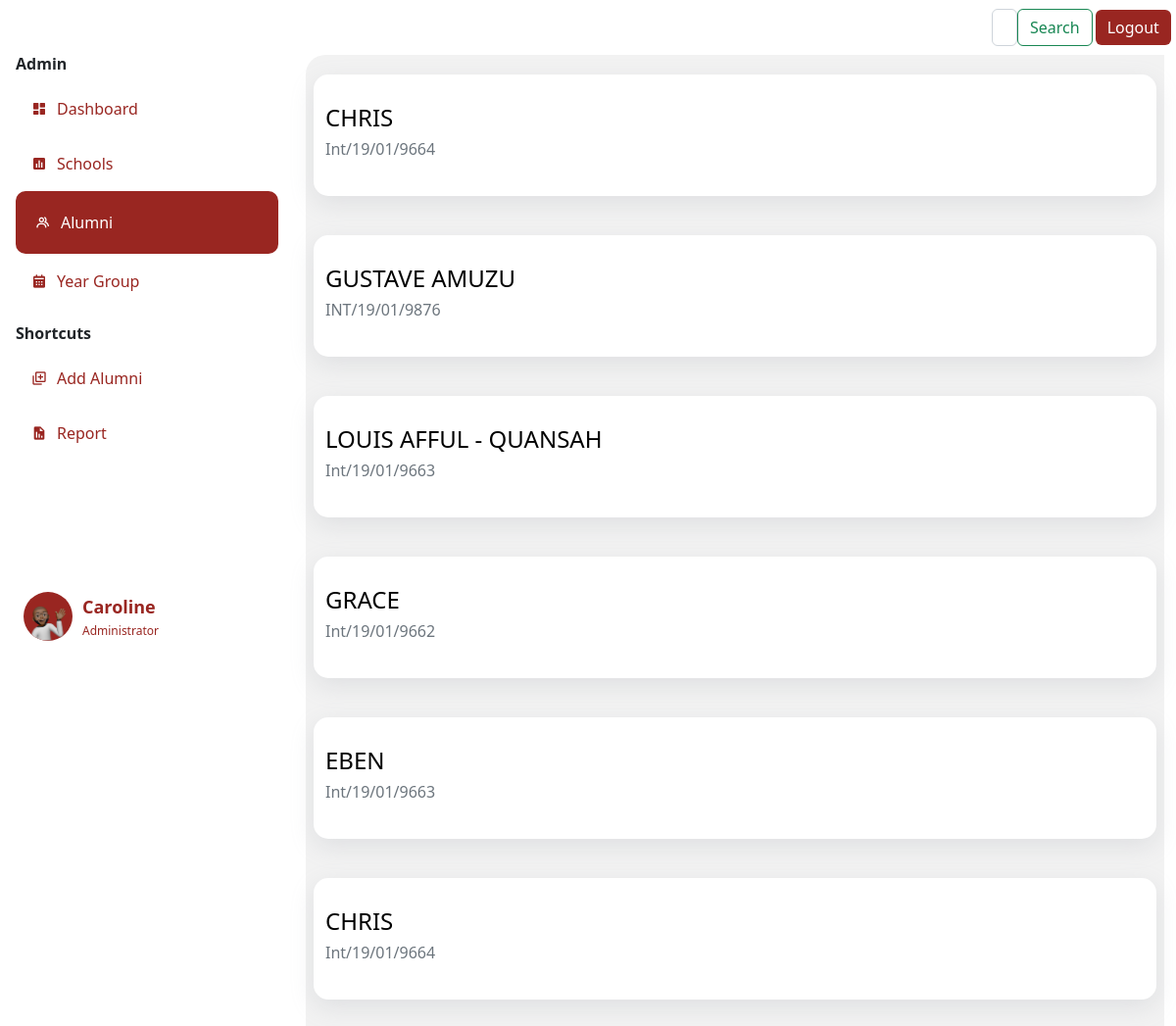
The app's page /list (signed in) with its own data.
### app.py (models this page shows)
class Person(db.Model, UserMixin):
    id= db.Column(db.Integer, primary_key=True)
    name= db.Column(db.String(200), )
    yearCompleted= db.Column(db.String(200), )
    nationality= db.Column(db.String(200), )
    contact= db.Column(db.Integer(), )
    email= db.Column(db.String(200), nullable=True)
    faculty= db.Column(db.String(200), nullable=True)
    hallofresidence= db.Column(db.String(200), nullable=True)
    password= db.Column(db.String(20))
    school= db.Column(db.String(20))
    email= db.Column(db.String(20), nullable=True)
    phone= db.Column(db.String(10), nullable=True )
    indexnumber=db.Column(db.String())
    password=db.Column(db.String)
    gender= db.Column(db.String()    )
    department= db.Column(db.String()    )
    program= db.Column(db.String()   )
    telephone= db.Column(db.String()   )
    admitted= db.Column(db.Integer()  )
    address= db.Column(db.String()   )
    work= db.Column(db.String()  )
    guardian= db.Column(db.String()  )
    kin= db.Column(db.String()   )
    relationship= db.Column(db.String()  )
    marital= db.Column(db.String()   )
    health= db.Column(db.String()    )
    form=db.Column(db.String())
    extra= db.Column(db.String()     )
    image_file = db.Column(db.String(20))
    def __repr__(self):
        return f"Person('{self.id}', {self.name}', {self.yearCompleted})"

class User(db.Model,UserMixin):
    id= db.Column(db.Integer, primary_key=True)
    fullname= db.Column(db.String()  )
    indexnumber= db.Column(db.Integer())
    gender= db.Column(db.String()    )
    school= db.Column(db.String()    )
    department= db.Column(db.String()    )
    program= db.Column(db.String()   )
    completed= db.Column(db.Integer()     )
    admitted= db.Column(db.Integer()  )
    email= db.Column(db.String()     )
    telephone= db.Column(db.String()     )
    hall= db.Column(db.String()  )
    nationality= db.Column(db.String()   )
    address= db.Column(db.String()   )
    work= db.Column(db.String()  )
    guardian= db.Column(db.String()  )
    kin= db.Column(db.String()   )
    relationship= db.Column(db.String()  )
    marital= db.Column(db.String()   )
    health= db.Column(db.String()    )
    extra= db.Column(db.String()     )
    image_file = db.Column(db.String(20))
    def __repr__(self):
        return f"User('{self.id}', {self.fullname}, {self.gender}'"

### app.py (the view)
@app.route('/list', methods=['GET', 'POST'])
@login_required
def lists():
    print("Fetching all")
    users=User.query.order_by(User.id.desc()).all()
    print(users)
    print(current_user)
    return render_template("list.html", users=users, current_user=current_user, title="list")

### forms.py
class Search(FlaskForm):
    searched = StringField('Searched', validators=[DataRequired()])
    submit = SubmitField('Search')

### app.py (called while the page is built)
@login_manager.user_loader
def load_user(user_id):
    return Person.query.get(int(user_id))

@app.context_processor
def base():
    form=Search()
    return dict(form=form)

### templates/list.html
{% extends 'layout.html' %}
{% block body %}
<div class="row">
    {%for user in users%}
      <div class="department-item" data-aos="fade-down-left">
        <a href="{{url_for("list", userid=user.id)}}" style="text-decoration: none; color: #992621;">
          <h4 class="names"> {{user.fullname}}</h4>
          <h6 class="text-muted">{{user.indexnumber}}</h6>
      </a>
      </div>
    {% endfor %}
    </div>
{% endblock body %}

### templates/layout.html (shortened to what this page needs)
<!doctype html>
<html lang="en">
  <head>
    <head>
    </head>
    <link rel="stylesheet" type="text/css" href="{{ url_for('static', filename='css/newstyle.css')}}">
    <link href="https://unpkg.com/aos@2.3.1/dist/aos.css" rel="stylesheet">
    <link href='https://unpkg.com/boxicons@2.1.2/css/boxicons.min.css' rel='stylesheet'>
    <link href="https://cdn.jsdelivr.net/npm/bootstrap@5.2.1/dist/css/bootstrap.min.css" rel="stylesheet">
  </head>
  <body>
      <nav class="navbar navbar-expand-lg sticky-top" style="background: #fff; ">
        <div class="container-fluid">
          <div class="collapse navbar-collapse me-2" id="navbarSupportedContent" style="width: 100%;">
            <form class="d-flex " role="search" method='POST' action='{{url_for('search')}}' >
              <input class="form-control " type="search" name='searched' placeholder="Search" aria-label="Search">
              <button class="btn btn-outline-success" type="submit">Search</button>
                </form>
            <button class="btn" style="color: #fff; background: #992621; border: none; margin-left: 3px;" type="logout">
              <a href="{{url_for('logout')}}" style="text-decoration: none; color: #fff;">Logout</a>
            </button>
          </div>
        </div>
      </nav>
      <div class="container-fluid" >
        <div class="row" >
            <div class="col-3 px-1 position-fixed" id="sticky-sidebar">
              <div class="container" >
                  <div class="side-menu">
                    <h6 class="divider"><b>Admin </b></h6>
                    {% if title == 'dashboard' %}
                    <div class="side-nav-button-active">
                      <i class='bx bxs-dashboard icon'></i>
                      <a href="/dashboard" class="side-nav-button-text">Dashboard</a>
                    </div>
                    {% else %}
                    <div class="side-nav-button">
                      <i class='bx bxs-dashboard icon'></i>
                      <a href="/dashboard" class="side-nav-button-text">Dashboard</a>
                    </div>
                    {% endif %}
                    {% if title == "newschools" %}
                    <div class="side-nav-button-active">
                      <i class='bx bxs-bar-chart-square icon'></i>
                      <a href="/newschools" class="side-nav-button-text">Schools</a>
                    </div>
                    {% else %}
                    <div class="side-nav-button">
                      <i class='bx bxs-bar-chart-square icon'></i>
                      <a href="/newschools" class="side-nav-button-text">Schools</a>
                    </div>
                    {% endif %}
                    {% if title == "list" %}
                    <div class="side-nav-button-active">
                      <i class='bx bx-group icon' ></i>
                      <a href="/list" class="side-nav-button-text">Alumni</a>
                    </div>
                    {% else %}
                    <div class="side-nav-button">
                      <i class='bx bx-group icon' ></i>
                      <a href="/list" class="side-nav-button-text">Alumni</a>
                    </div>
                    {% endif %}
                    {% if title == "year" %}
                    <div class="side-nav-button-active">
                      <i class='bx bxs-calendar icon' ></i>
                      <a href="/year" class="side-nav-button-text">Year Group</a>
                    </div>
                    {% else %}
                    <div class="side-nav-button">
                      <i class='bx bxs-calendar icon' ></i>
                      <a href="/year" class="side-nav-button-text">Year Group</a>
                    </div>
                    {% endif %}
                  </div>
                  <div class="side-menu">
                    <h6 class="divider" style="margin-top: 2vh;"><b>Shortcuts</b> </h6>
                    {% if title == "addalumni" %}
                      <div class="side-nav-button-active">
                        <i class='bx bx-add-to-queue icon' ></i>
                        <a href="/addalumni" class="side-nav-button-text">Add Alumni</a>
                      </div>
                      {% else %}
                      <div class="side-nav-button">
                        <i class='bx bx-add-to-queue icon' ></i>
                        <a href="/addalumni" class="side-nav-button-text">Add Alumni</a>
                      </div>
                    {% endif %}
                    {% if title == "newreport" %}
                    <div class="side-nav-button-active">
                      <i class='bx bxs-report icon' ></i>
                      <a href="/newreport" class="side-nav-button-text">Report</a>
                    </div>
                    {% else %}
                    <div class="side-nav-button">
                      <i class='bx bxs-report icon' ></i>
                      <a href="/newreport" class="side-nav-button-text">Report</a>
                    </div>
                    {% endif %}
                  </div>
                  <div class="profile-details" style=" bottom: 0; padding-top: 50%;">
                    <div class="elipse" style="background: #992621; border-radius: 50%;">
                      <img src="static/img/memoji.png" alt="" width="100%" >
                    </div>
                    <div class="profile-info" style="padding-left: 10px;">
                      <div class="profile-name"><b>{{current_user.name}}</b> </div>
                      <div class="title">Administrator</div>
                    </div>
                  </div>
        </div>
            </div>
            <div class="col offset-3" id="main">
              <div class="container" style="background-color: #f2f2f2; padding: 20px; border-radius: 20px 0 0 0;">
              {% block body %}
              {% endblock%}
              </div>
            </div>
        </div>
    </div>
</body>
</html>

### static/css/newstyle.css (style rules this page uses)
body { background: #f2f2f2; }
.side-nav-button { padding: 16px; background-color: #fff; border-radius: 10px; color: #992621; display: flex; align-items: center; }
h4 { color: black; }
.side-nav-button-text { margin: 0; padding-left: 10px; }
.side-nav-button-active { padding: 20px; background-color: #992621; border-radius: 10px; color: #fff; display: flex; align-items: center; }
.side-nav-button a { text-decoration: none; color: #992621; }
.side-nav-button-active a { text-decoration: none; color: #fff; }
.department-item { background-color: #fff; padding: 30px; border-radius: 15px; color: #fff; margin: 0; box-shadow: rgba(149, 157, 165, 0.2) 0px 8px 24px; margin-bottom: 5vh; justify-content: space-between; }
.profile-details { border-radius: 10px; padding: 8px; display: flex; align-items: center; }
.elipse img { width: 50px; height: 50px; border-radius: 50%; }
.profile-name { color: #992621; font-size: 18px; font-weight: 500; margin-bottom: 2px; }
.title { font-size: 12px; color: #992621; font-weight: 400; }
.names { text-transform: uppercase; color: black; }

### records on screen
Person: name "Caroline"
User: fullname "CHRIS", indexnumber "Int/19/01/9664"
User: fullname "GUSTAVE AMUZU", indexnumber "INT/19/01/9876"
User: fullname "LOUIS AFFUL - QUANSAH", indexnumber "Int/19/01/9663"
User: fullname "GRACE", indexnumber "Int/19/01/9662"
User: fullname "EBEN", indexnumber "Int/19/01/9663"
User: fullname "CHRIS", indexnumber "Int/19/01/9664"
